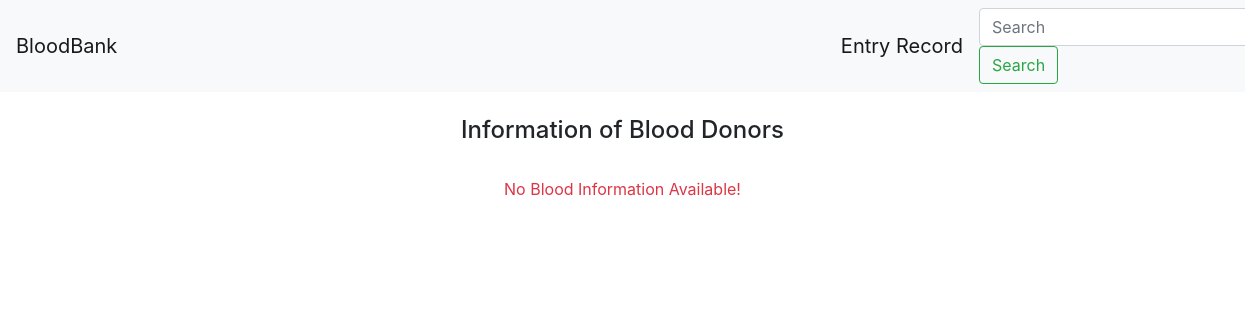
The app's page /, older data.
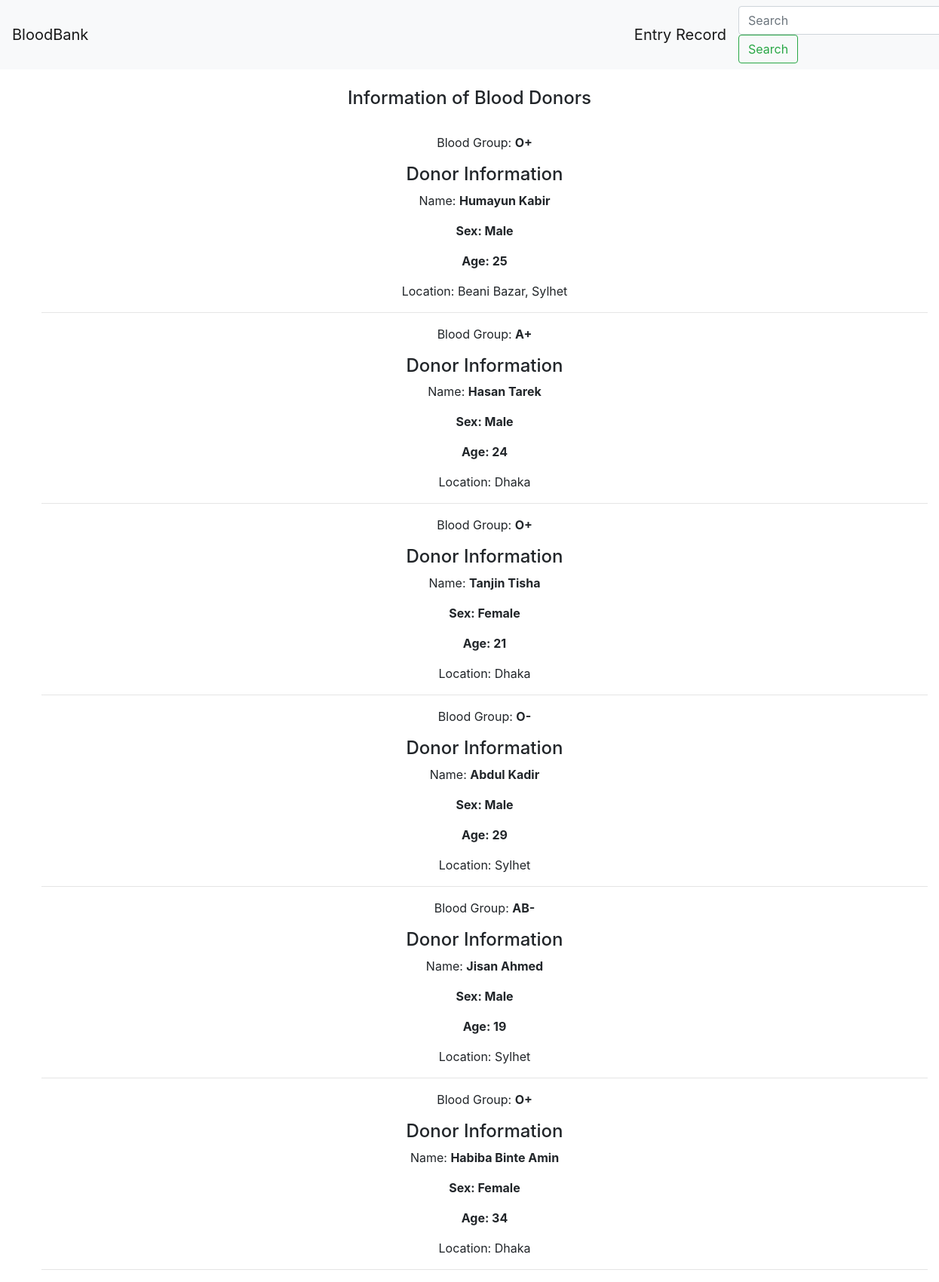
The same page, newer data.
### info/models.py (models this page shows, shortened)
class BloodInfo(models.Model):
    Male = 'Male'
    Female = 'Female'
    SEX_CHOICES = [
        (Male, 'Male'),
        (Female, 'Female'),
    ]
    A_POSITIVE = 'A+'
    A_NEGATIVE = 'A-'
    B_POSITIVE = 'B+'
    B_NEGATIVE = 'B-'
    AB_POSITIVE = 'AB+'
    AB_NEGATIVE = 'AB-'
    O_POSITIVE = 'O+'
    O_NEGATIVE = 'O-'
    BLOOD_GROUP_CHOICES = [
        (A_POSITIVE,'A+'),
        (A_NEGATIVE, 'A-'),
        (B_POSITIVE, 'B+'),
        (B_NEGATIVE, 'B-'),
        (AB_POSITIVE, 'AB+'),
        (AB_NEGATIVE, 'AB-'),
        (O_POSITIVE, 'O+'),
        (O_NEGATIVE, 'O-'),
    ]
    first_name = models.CharField(max_length=50, blank=False)
    last_name = models.CharField(max_length=50, blank=False)
    age = models.IntegerField(blank=False, default=1)
    blood_group = models.CharField(max_length=10,
                                   choices=BLOOD_GROUP_CHOICES,
                                   default='')
    sex = models.CharField(
        max_length=10,
        choices=SEX_CHOICES,
        default=Male,
    )
    location = models.CharField(max_length=150, blank=False)

### info/views.py (the view, shortened to what this page needs)
# urls.py: path('', index, name='home'),
def index(request):
    all_blood_info = BloodInfo.objects.all()
    context = {
        'all_blood_info': all_blood_info
    }
    return render(request, 'info/all_blood_records.html', context=context)

### info/templates/info/all_blood_records.html
{% extends 'base.html' %}
{% block body %}
    <div class="container-fluid">
        <br>
        <h4 class="text-center">Information of Blood Donors</h4>
        <br>
        <div class="all-records text-center">
            {% if all_blood_info %}
            <ul>
                {% for blood_info in all_blood_info %}
                    <p>Blood Group: <strong>{{ blood_info.blood_group }}</strong></p>
                    <h4>Donor Information</h4>
                    <p>Name: <strong>{{ blood_info.first_name }} {{ blood_info.last_name }}</strong></p>
                    <p><strong>Sex: {{ blood_info.sex }} </strong></p>
                    <p><strong>Age: {{ blood_info.age }}</strong></p>
                    <p>Location: {{ blood_info.location }}</p>
                <hr>
                {% endfor %}
            </ul>
            {% else %}
                <span  class="text-danger">No Blood Information Available!</span>
            {% endif %}
        </div>
    </div>
{% endblock %}

### info/templates/base.html (shortened to what this page needs)
<!DOCTYPE html>
<html lang="en">
<head>
    <link rel="stylesheet" href="https://stackpath.bootstrapcdn.com/bootstrap/4.3.1/css/bootstrap.min.css"
>
</head>
<body>
    {% include 'info/nav-bar.html' %}
    {% block body %}{% endblock %}
</body>
</html>

### info/templates/info/nav-bar.html (shortened to what this page needs)
    <div>
        <header>
        <nav class="navbar navbar-expand-lg navbar-light bg-light">
          <a class="navbar-brand" href="{% url 'info:home' %}">BloodBank</a>
          <div class="offset-md-7 collapse navbar-collapse justify-content-md-center text-center" id="navbarSupportedContent">
              <a class="navbar-brand" href="{% url 'info:blood-entry' %}">Entry Record</a>
            <form class="form-inline my-2 my-lg-0" method="POST" action="{% url 'info:home' %}">
              <input class="form-control mr-sm-2" type="search"
                     placeholder="Search"
                     name="query"
                     aria-label="Search">
              <button class="btn btn-outline-success my-2 my-sm-0" type="submit">Search</button>
            </form>
          </div>
        </nav>
    </header>
    </div>

Row changes from the older to the newer data that the page shows:
added BloodInfo: blood_group "O+", first_name "Humayun", last_name "Kabir", sex "Male", age "25", location "Beani Bazar, Sylhet"
added BloodInfo: blood_group "A+", first_name "Hasan", last_name "Tarek", sex "Male", age "24", location "Dhaka"
added BloodInfo: blood_group "O+", first_name "Tanjin", last_name "Tisha", sex "Female", age "21", location "Dhaka"
added BloodInfo: blood_group "O-", first_name "Abdul", last_name "Kadir", sex "Male", age "29", location "Sylhet"
added BloodInfo: blood_group "AB-", first_name "Jisan", last_name "Ahmed", sex "Male", age "19", location "Sylhet"
added BloodInfo: blood_group "O+", first_name "Habiba", last_name "Binte Amin", sex "Female", age "34", location "Dhaka"
Text that changed along with them:
text no longer shown: "No Blood Information Available!"
